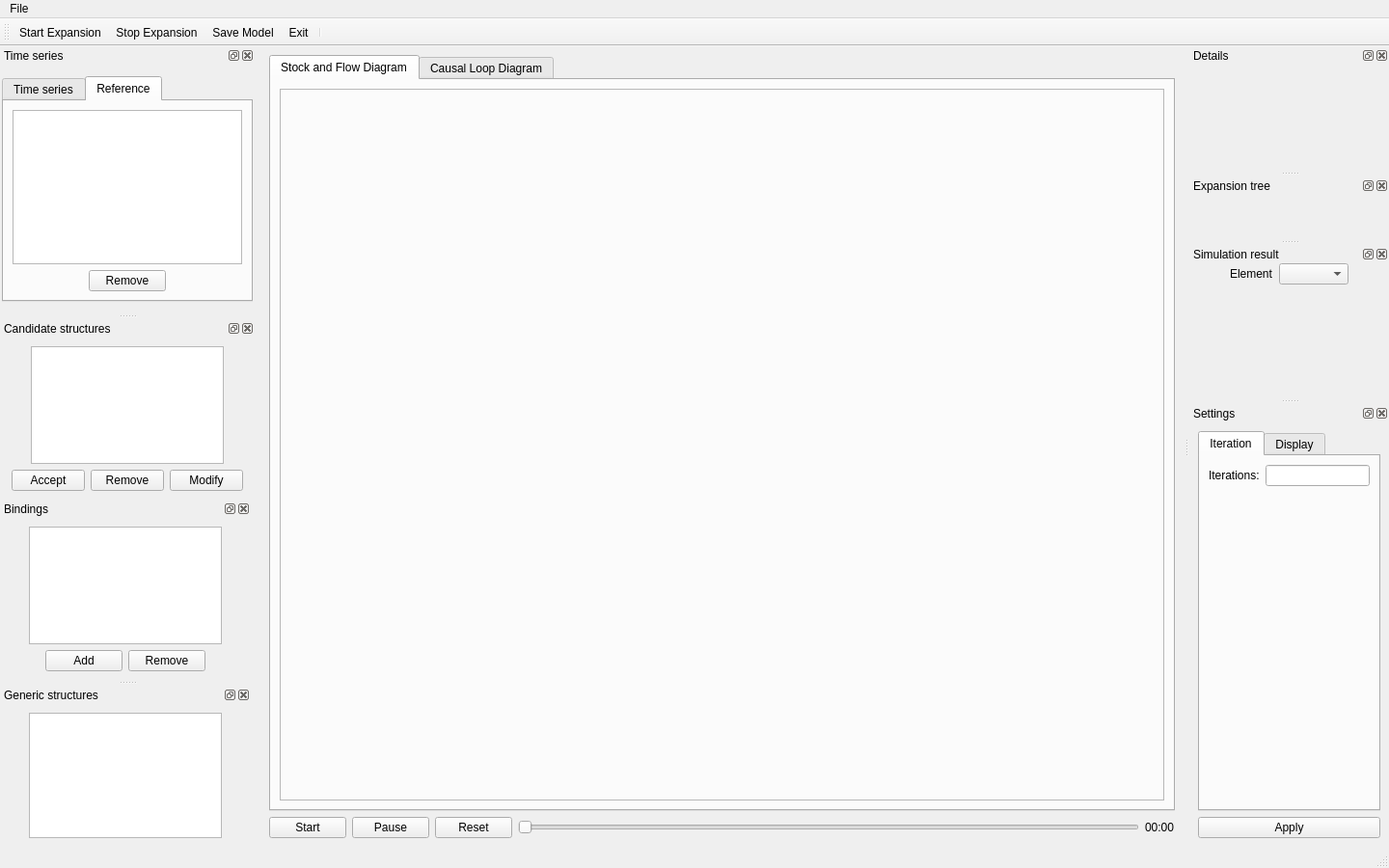
<?xml version="1.0" encoding="UTF-8"?>
<ui version="4.0">
 <class>MainWindow</class>
 <widget class="QMainWindow" name="MainWindow">
  <property name="geometry">
   <rect>
    <x>0</x>
    <y>0</y>
    <width>1440</width>
    <height>900</height>
   </rect>
  </property>
  <property name="windowTitle">
   <string>Structure Generator</string>
  </property>
  <widget class="QWidget" name="centralwidget">
   <layout class="QVBoxLayout" name="verticalLayout">
    <item>
     <widget class="QTabWidget" name="tabWidget">
      <property name="currentIndex">
       <number>0</number>
      </property>
      <widget class="QWidget" name="tab_sfd">
       <attribute name="title">
        <string>Stock and Flow Diagram</string>
       </attribute>
       <layout class="QVBoxLayout" name="verticalLayout_7">
        <item>
         <widget class="QFrame" name="frame_sfd">
          <property name="frameShape">
           <enum>QFrame::StyledPanel</enum>
          </property>
          <property name="frameShadow">
           <enum>QFrame::Raised</enum>
          </property>
         </widget>
        </item>
       </layout>
      </widget>
      <widget class="QWidget" name="tab_cld">
       <attribute name="title">
        <string>Causal Loop Diagram</string>
       </attribute>
       <layout class="QVBoxLayout" name="verticalLayout_8">
        <item>
         <widget class="QFrame" name="frame_cld">
          <property name="frameShape">
           <enum>QFrame::StyledPanel</enum>
          </property>
          <property name="frameShadow">
           <enum>QFrame::Raised</enum>
          </property>
         </widget>
        </item>
       </layout>
      </widget>
     </widget>
    </item>
    <item>
     <widget class="QWidget" name="widget_simulation_control" native="true">
      <property name="maximumSize">
       <size>
        <width>16777215</width>
        <height>70</height>
       </size>
      </property>
      <layout class="QHBoxLayout" name="horizontalLayout">
       <property name="leftMargin">
        <number>0</number>
       </property>
       <property name="topMargin">
        <number>0</number>
       </property>
       <property name="rightMargin">
        <number>0</number>
       </property>
       <property name="bottomMargin">
        <number>0</number>
       </property>
       <item>
        <widget class="QWidget" name="widget_simulation_buttons" native="true">
         <layout class="QHBoxLayout" name="horizontalLayout_2">
          <property name="leftMargin">
           <number>0</number>
          </property>
          <property name="topMargin">
           <number>0</number>
          </property>
          <property name="rightMargin">
           <number>0</number>
          </property>
          <property name="bottomMargin">
           <number>0</number>
          </property>
          <item>
           <widget class="QPushButton" name="pushButton_start">
            <property name="text">
             <string>Start</string>
            </property>
           </widget>
          </item>
          <item>
           <widget class="QPushButton" name="pushButton_pause">
            <property name="text">
             <string>Pause</string>
            </property>
           </widget>
          </item>
          <item>
           <widget class="QPushButton" name="pushButton_reset">
            <property name="text">
             <string>Reset</string>
            </property>
           </widget>
          </item>
         </layout>
        </widget>
       </item>
       <item>
        <widget class="QSlider" name="simulation_slider">
         <property name="orientation">
          <enum>Qt::Horizontal</enum>
         </property>
        </widget>
       </item>
       <item>
        <widget class="QLabel" name="label_time">
         <property name="text">
          <string>00:00</string>
         </property>
        </widget>
       </item>
      </layout>
     </widget>
    </item>
   </layout>
  </widget>
  <widget class="QMenuBar" name="menubar">
   <property name="geometry">
    <rect>
     <x>0</x>
     <y>0</y>
     <width>1440</width>
     <height>22</height>
    </rect>
   </property>
   <widget class="QMenu" name="menuFile">
    <property name="title">
     <string>File</string>
    </property>
    <addaction name="actionOpen"/>
    <addaction name="actionClose"/>
    <addaction name="separator"/>
    <addaction name="actionSave"/>
    <addaction name="actionSave_as"/>
    <addaction name="separator"/>
    <addaction name="actionQuit"/>
   </widget>
   <addaction name="menuFile"/>
  </widget>
  <widget class="QStatusBar" name="statusbar"/>
  <widget class="QToolBar" name="toolBar">
   <property name="windowTitle">
    <string>toolBar</string>
   </property>
   <attribute name="toolBarArea">
    <enum>TopToolBarArea</enum>
   </attribute>
   <attribute name="toolBarBreak">
    <bool>false</bool>
   </attribute>
   <addaction name="actionStartExpansion"/>
   <addaction name="actionStopExpansion"/>
   <addaction name="actionSaveModel"/>
   <addaction name="actionExit"/>
   <addaction name="separator"/>
  </widget>
  <widget class="QDockWidget" name="dockWidget_browse_time_series">
   <property name="minimumSize">
    <size>
     <width>215</width>
     <height>274</height>
    </size>
   </property>
   <property name="maximumSize">
    <size>
     <width>300</width>
     <height>524287</height>
    </size>
   </property>
   <property name="windowTitle">
    <string>Time series</string>
   </property>
   <attribute name="dockWidgetArea">
    <number>1</number>
   </attribute>
   <widget class="QWidget" name="dockWidgetContents">
    <layout class="QVBoxLayout" name="verticalLayout_3">
     <property name="leftMargin">
      <number>0</number>
     </property>
     <property name="topMargin">
      <number>12</number>
     </property>
     <property name="rightMargin">
      <number>0</number>
     </property>
     <property name="bottomMargin">
      <number>12</number>
     </property>
     <item alignment="Qt::AlignHCenter|Qt::AlignVCenter">
      <widget class="QTabWidget" name="tabWidget_2">
       <property name="maximumSize">
        <size>
         <width>260</width>
         <height>16777215</height>
        </size>
       </property>
       <property name="currentIndex">
        <number>1</number>
       </property>
       <widget class="QWidget" name="tab_time_series">
        <attribute name="title">
         <string>Time series</string>
        </attribute>
        <layout class="QVBoxLayout" name="verticalLayout_9">
         <property name="leftMargin">
          <number>0</number>
         </property>
         <property name="rightMargin">
          <number>0</number>
         </property>
         <item alignment="Qt::AlignHCenter">
          <widget class="QListWidget" name="listWidget_time_series">
           <property name="maximumSize">
            <size>
             <width>200</width>
             <height>16777215</height>
            </size>
           </property>
          </widget>
         </item>
         <item alignment="Qt::AlignHCenter">
          <widget class="QWidget" name="widget_3" native="true">
           <layout class="QHBoxLayout" name="horizontalLayout_6">
            <property name="leftMargin">
             <number>0</number>
            </property>
            <property name="topMargin">
             <number>0</number>
            </property>
            <property name="rightMargin">
             <number>0</number>
            </property>
            <property name="bottomMargin">
             <number>0</number>
            </property>
            <item>
             <widget class="QFrame" name="frame_ref_type">
              <property name="maximumSize">
               <size>
                <width>120</width>
                <height>16777215</height>
               </size>
              </property>
              <property name="frameShape">
               <enum>QFrame::StyledPanel</enum>
              </property>
              <property name="frameShadow">
               <enum>QFrame::Raised</enum>
              </property>
              <layout class="QVBoxLayout" name="verticalLayout_11">
               <item>
                <widget class="QRadioButton" name="radioButton_stock">
                 <property name="maximumSize">
                  <size>
                   <width>100</width>
                   <height>16777215</height>
                  </size>
                 </property>
                 <property name="text">
                  <string>Stock</string>
                 </property>
                </widget>
               </item>
               <item>
                <widget class="QRadioButton" name="radioButton_flow">
                 <property name="maximumSize">
                  <size>
                   <width>100</width>
                   <height>16777215</height>
                  </size>
                 </property>
                 <property name="text">
                  <string>Flow</string>
                 </property>
                </widget>
               </item>
               <item>
                <widget class="QRadioButton" name="radioButton_aux">
                 <property name="maximumSize">
                  <size>
                   <width>100</width>
                   <height>16777215</height>
                  </size>
                 </property>
                 <property name="text">
                  <string>Auxiliary</string>
                 </property>
                </widget>
               </item>
              </layout>
             </widget>
            </item>
            <item>
             <widget class="QPushButton" name="pushButton_add_ref">
              <property name="maximumSize">
               <size>
                <width>100</width>
                <height>16777215</height>
               </size>
              </property>
              <property name="text">
               <string>Add as Ref</string>
              </property>
             </widget>
            </item>
           </layout>
          </widget>
         </item>
        </layout>
       </widget>
       <widget class="QWidget" name="tab_ref_modes">
        <attribute name="title">
         <string>Reference</string>
        </attribute>
        <layout class="QVBoxLayout" name="verticalLayout_10">
         <item>
          <widget class="QListWidget" name="listWidget_reference_modes"/>
         </item>
         <item alignment="Qt::AlignHCenter|Qt::AlignVCenter">
          <widget class="QWidget" name="widget_ref_actions" native="true">
           <property name="maximumSize">
            <size>
             <width>200</width>
             <height>16777215</height>
            </size>
           </property>
           <layout class="QHBoxLayout" name="horizontalLayout_3">
            <property name="leftMargin">
             <number>0</number>
            </property>
            <property name="topMargin">
             <number>0</number>
            </property>
            <property name="rightMargin">
             <number>0</number>
            </property>
            <property name="bottomMargin">
             <number>0</number>
            </property>
            <item>
             <widget class="QPushButton" name="pushButton_remove_ref">
              <property name="maximumSize">
               <size>
                <width>80</width>
                <height>16777215</height>
               </size>
              </property>
              <property name="text">
               <string>Remove</string>
              </property>
             </widget>
            </item>
           </layout>
          </widget>
         </item>
        </layout>
       </widget>
      </widget>
     </item>
    </layout>
   </widget>
  </widget>
  <widget class="QDockWidget" name="dockWidget_details">
   <property name="minimumSize">
    <size>
     <width>62</width>
     <height>38</height>
    </size>
   </property>
   <property name="maximumSize">
    <size>
     <width>10000</width>
     <height>10000</height>
    </size>
   </property>
   <property name="windowTitle">
    <string>Details</string>
   </property>
   <attribute name="dockWidgetArea">
    <number>2</number>
   </attribute>
   <widget class="QWidget" name="dockWidgetContents_details">
    <layout class="QVBoxLayout" name="layout_details">
     <property name="leftMargin">
      <number>3</number>
     </property>
     <property name="topMargin">
      <number>3</number>
     </property>
     <property name="rightMargin">
      <number>3</number>
     </property>
     <property name="bottomMargin">
      <number>3</number>
     </property>
    </layout>
   </widget>
  </widget>
  <widget class="QDockWidget" name="dockWidget_browse_candidates">
   <property name="minimumSize">
    <size>
     <width>264</width>
     <height>159</height>
    </size>
   </property>
   <property name="maximumSize">
    <size>
     <width>264</width>
     <height>524287</height>
    </size>
   </property>
   <property name="windowTitle">
    <string>Candidate structures</string>
   </property>
   <attribute name="dockWidgetArea">
    <number>1</number>
   </attribute>
   <widget class="QWidget" name="dockWidgetContents_candidates">
    <layout class="QVBoxLayout" name="verticalLayout_4">
     <item alignment="Qt::AlignHCenter">
      <widget class="QListWidget" name="listWidget_candidates">
       <property name="maximumSize">
        <size>
         <width>200</width>
         <height>16777215</height>
        </size>
       </property>
      </widget>
     </item>
     <item alignment="Qt::AlignHCenter|Qt::AlignTop">
      <widget class="QWidget" name="widget_candidate_actions" native="true">
       <property name="maximumSize">
        <size>
         <width>240</width>
         <height>16777215</height>
        </size>
       </property>
       <layout class="QHBoxLayout" name="horizontalLayout_4">
        <property name="leftMargin">
         <number>0</number>
        </property>
        <property name="topMargin">
         <number>0</number>
        </property>
        <property name="rightMargin">
         <number>0</number>
        </property>
        <property name="bottomMargin">
         <number>0</number>
        </property>
        <item>
         <widget class="QPushButton" name="pushButton_accept_candidate_structure">
          <property name="maximumSize">
           <size>
            <width>80</width>
            <height>16777215</height>
           </size>
          </property>
          <property name="text">
           <string>Accept</string>
          </property>
         </widget>
        </item>
        <item>
         <widget class="QPushButton" name="pushButton_remove_candidate_structure">
          <property name="text">
           <string>Remove</string>
          </property>
         </widget>
        </item>
        <item>
         <widget class="QPushButton" name="pushButton_modify_candidate_structure">
          <property name="maximumSize">
           <size>
            <width>80</width>
            <height>16777215</height>
           </size>
          </property>
          <property name="text">
           <string>Modify</string>
          </property>
         </widget>
        </item>
       </layout>
      </widget>
     </item>
    </layout>
   </widget>
  </widget>
  <widget class="QDockWidget" name="dockWidget_expansion_tree">
   <property name="windowTitle">
    <string>Expansion tree</string>
   </property>
   <attribute name="dockWidgetArea">
    <number>2</number>
   </attribute>
   <widget class="QWidget" name="dockWidgetContents_tree"/>
  </widget>
  <widget class="QDockWidget" name="dockWidget_simulation_result">
   <property name="windowTitle">
    <string>Simulation result</string>
   </property>
   <attribute name="dockWidgetArea">
    <number>2</number>
   </attribute>
   <widget class="QWidget" name="dockWidgetContents_result">
    <layout class="QVBoxLayout" name="layout_result">
     <property name="leftMargin">
      <number>12</number>
     </property>
     <property name="topMargin">
      <number>0</number>
     </property>
     <property name="rightMargin">
      <number>12</number>
     </property>
     <property name="bottomMargin">
      <number>0</number>
     </property>
     <item alignment="Qt::AlignHCenter|Qt::AlignTop">
      <widget class="QWidget" name="widget_select_element" native="true">
       <layout class="QHBoxLayout" name="horizontalLayout_7">
        <property name="leftMargin">
         <number>0</number>
        </property>
        <property name="topMargin">
         <number>0</number>
        </property>
        <property name="rightMargin">
         <number>0</number>
        </property>
        <property name="bottomMargin">
         <number>0</number>
        </property>
        <item>
         <widget class="QLabel" name="label_elements">
          <property name="maximumSize">
           <size>
            <width>60</width>
            <height>16777215</height>
           </size>
          </property>
          <property name="text">
           <string>Element</string>
          </property>
         </widget>
        </item>
        <item>
         <widget class="QComboBox" name="comboBox_elements"/>
        </item>
       </layout>
      </widget>
     </item>
     <item>
      <widget class="QWidget" name="widget_show_behavior" native="true">
       <layout class="QVBoxLayout" name="layout_show_behavior">
        <property name="leftMargin">
         <number>0</number>
        </property>
        <property name="topMargin">
         <number>0</number>
        </property>
        <property name="rightMargin">
         <number>0</number>
        </property>
        <property name="bottomMargin">
         <number>0</number>
        </property>
       </layout>
      </widget>
     </item>
    </layout>
   </widget>
  </widget>
  <widget class="QDockWidget" name="dockWidget_bindings">
   <property name="minimumSize">
    <size>
     <width>173</width>
     <height>159</height>
    </size>
   </property>
   <property name="maximumSize">
    <size>
     <width>260</width>
     <height>524287</height>
    </size>
   </property>
   <property name="windowTitle">
    <string>Bindings</string>
   </property>
   <attribute name="dockWidgetArea">
    <number>1</number>
   </attribute>
   <widget class="QWidget" name="dockWidgetContents_bindings">
    <layout class="QVBoxLayout" name="verticalLayout_5">
     <item alignment="Qt::AlignHCenter|Qt::AlignTop">
      <widget class="QListWidget" name="listWidget_bindings">
       <property name="maximumSize">
        <size>
         <width>200</width>
         <height>16777215</height>
        </size>
       </property>
      </widget>
     </item>
     <item alignment="Qt::AlignHCenter|Qt::AlignTop">
      <widget class="QWidget" name="widget_binding_actions" native="true">
       <property name="maximumSize">
        <size>
         <width>200</width>
         <height>16777215</height>
        </size>
       </property>
       <layout class="QHBoxLayout" name="horizontalLayout_5">
        <property name="leftMargin">
         <number>0</number>
        </property>
        <property name="topMargin">
         <number>0</number>
        </property>
        <property name="rightMargin">
         <number>0</number>
        </property>
        <property name="bottomMargin">
         <number>0</number>
        </property>
        <item>
         <widget class="QPushButton" name="pushButton_add_binding">
          <property name="maximumSize">
           <size>
            <width>80</width>
            <height>16777215</height>
           </size>
          </property>
          <property name="text">
           <string>Add</string>
          </property>
         </widget>
        </item>
        <item>
         <widget class="QPushButton" name="pushButton_remove_binding">
          <property name="maximumSize">
           <size>
            <width>80</width>
            <height>16777215</height>
           </size>
          </property>
          <property name="text">
           <string>Remove</string>
          </property>
         </widget>
        </item>
       </layout>
      </widget>
     </item>
    </layout>
   </widget>
  </widget>
  <widget class="QDockWidget" name="dockWidget_settings">
   <property name="windowTitle">
    <string>Settings</string>
   </property>
   <attribute name="dockWidgetArea">
    <number>2</number>
   </attribute>
   <widget class="QWidget" name="dockWidgetContents_settings">
    <layout class="QVBoxLayout" name="verticalLayout_2">
     <item>
      <widget class="QTabWidget" name="tabWidget_settings">
       <property name="currentIndex">
        <number>0</number>
       </property>
       <widget class="QWidget" name="tab_iteration">
        <attribute name="title">
         <string>Iteration</string>
        </attribute>
        <layout class="QFormLayout" name="formLayout">
         <item row="0" column="0">
          <widget class="QLabel" name="label_iteration">
           <property name="text">
            <string>Iterations:</string>
           </property>
          </widget>
         </item>
         <item row="0" column="1">
          <widget class="QLineEdit" name="lineEdit_iteration"/>
         </item>
        </layout>
       </widget>
       <widget class="QWidget" name="tab_display">
        <attribute name="title">
         <string>Display</string>
        </attribute>
       </widget>
      </widget>
     </item>
     <item>
      <widget class="QPushButton" name="pushButton_apply">
       <property name="text">
        <string>Apply</string>
       </property>
      </widget>
     </item>
    </layout>
   </widget>
  </widget>
  <widget class="QDockWidget" name="dockWidget_generic_structures">
   <property name="minimumSize">
    <size>
     <width>150</width>
     <height>117</height>
    </size>
   </property>
   <property name="maximumSize">
    <size>
     <width>260</width>
     <height>524287</height>
    </size>
   </property>
   <property name="windowTitle">
    <string>Generic structures</string>
   </property>
   <attribute name="dockWidgetArea">
    <number>1</number>
   </attribute>
   <widget class="QWidget" name="dockWidgetContents_generic_structures">
    <layout class="QVBoxLayout" name="verticalLayout_6">
     <item alignment="Qt::AlignHCenter|Qt::AlignTop">
      <widget class="QTableWidget" name="tableWidget_generic_structure">
       <property name="maximumSize">
        <size>
         <width>200</width>
         <height>16777215</height>
        </size>
       </property>
      </widget>
     </item>
    </layout>
   </widget>
  </widget>
  <action name="actionStartExpansion">
   <property name="icon">
    <iconset>
     <normaloff>icons/start.png</normaloff>icons/start.png</iconset>
   </property>
   <property name="text">
    <string>Start Expansion</string>
   </property>
  </action>
  <action name="actionStopExpansion">
   <property name="icon">
    <iconset>
     <normaloff>icons/stop.png</normaloff>icons/stop.png</iconset>
   </property>
   <property name="text">
    <string>Stop Expansion</string>
   </property>
  </action>
  <action name="actionSaveModel">
   <property name="icon">
    <iconset>
     <normaloff>icons/save.png</normaloff>icons/save.png</iconset>
   </property>
   <property name="text">
    <string>Save Model</string>
   </property>
  </action>
  <action name="actionExit">
   <property name="icon">
    <iconset>
     <normaloff>icons/exit.png</normaloff>icons/exit.png</iconset>
   </property>
   <property name="text">
    <string>Exit</string>
   </property>
  </action>
  <action name="actionOpen">
   <property name="text">
    <string>Open...</string>
   </property>
  </action>
  <action name="actionClose">
   <property name="text">
    <string>Close</string>
   </property>
  </action>
  <action name="actionSave">
   <property name="text">
    <string>Save</string>
   </property>
  </action>
  <action name="actionSave_as">
   <property name="text">
    <string>Save as...</string>
   </property>
  </action>
  <action name="actionQuit">
   <property name="text">
    <string>Quit</string>
   </property>
  </action>
  <zorder>dockWidget_browse_time_series</zorder>
  <zorder>dockWidget_details</zorder>
  <zorder>dockWidget_browse_candidates</zorder>
  <zorder>dockWidget_simulation_result</zorder>
  <zorder>dockWidget_expansion_tree</zorder>
  <zorder>dockWidget_bindings</zorder>
  <zorder>dockWidget_settings</zorder>
  <zorder>dockWidget_generic_structures</zorder>
 </widget>
 <resources/>
 <connections/>
</ui>
